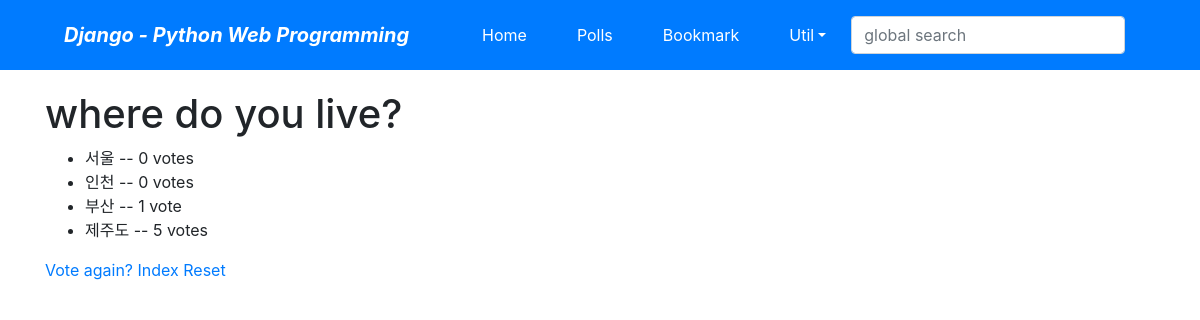
Before: /polls/3/result/ with the older database file.
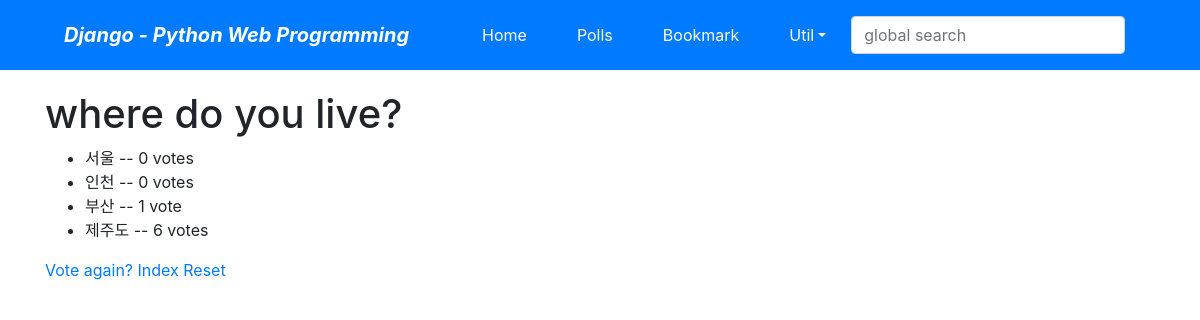
After: the same page with the newer database file.
### polls/models.py (models this page shows, shortened)
class Choice(models.Model):
    choice_text = models.CharField(max_length=200)
    votes = models.IntegerField(default=0)
    question_id = models.ForeignKey(Question, on_delete=models.CASCADE)

### polls/views.py (the view)
# urls.py: path('<int:pk>/result/', views.Result.as_view(), name='result'),
class Result(generic.DetailView):
    model = Question
    context_object_name = 'question'
    template_name = 'polls/result.html'

### polls/templates/polls/result.html (shortened to what this page needs)
{% extends 'base.html' %}
{% block content %}
<h1>{{ question.question_text }}</h1>
<ul>
    {% for choice in question.choice_set.all %}
    <li>{{ choice.choice_text }} -- {{ choice.votes }} vote{{ choice.votes|pluralize }}</li>
    {% endfor %}
</ul>
<a href="{% url 'polls:detail' question.id %}">Vote again?</a>
<a href="{% url 'polls:index' %}">Index</a>
<a href="{% url 'polls:reset' question.id %}">Reset</a>
{% endblock %}

Changed rows visible on the page:
changed Choice "제주도": votes "5" → "6"
